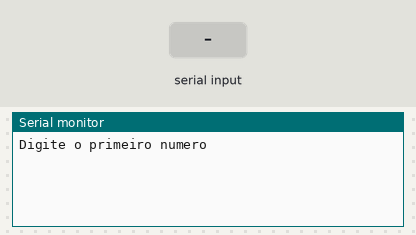
Recording of a sketch running on a simulated Arduino Uno, built with avr-gcc and run on an emulated ATmega328P. On the bench: the last lines printed to the serial monitor. Inputs (shaded band) come from the test bench.

Above: at 1.2 s.
1.3 s: "90,45\n" received over Serial
At 1.8 s:
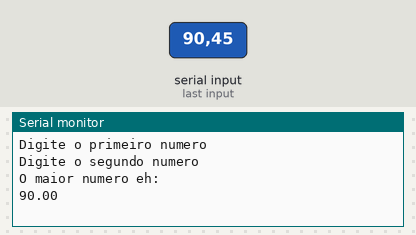
2.8 s: "30,150\n" received over Serial
At 5.2 s:
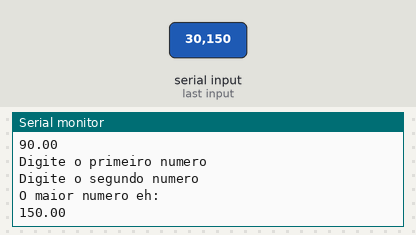

Measured:
- after the input at 1.3 s, the serial monitor: prints a new line at once (image 1)
- after the input at 2.8 s, the serial monitor: prints a new line after 1.6 s (image 2)

The sketch:

LOPAL_-_EX14.ino
```cpp
// C++ code
/*Faça um programa receba dois valores e imprima qual é o maior número
digitado.*/
//Variáveis
float numero1 = 0;
float numero2 = 0;

void setup()
{
  Serial.begin(9600);
}

void loop()
{
  Serial.println("Digite o primeiro numero");
  while (! Serial.available());
  numero1 = Serial.parseFloat();

  Serial.println("Digite o segundo numero");
  while (! Serial.available());
  numero2 = Serial.parseFloat();

  Serial.println("O maior numero eh: ");

  if (numero1 > numero2)
  {
   Serial.println(numero1);
  }
  else
  {
  Serial.println(numero2);
  }
  Serial.println();
  delay(3000);
}
```
